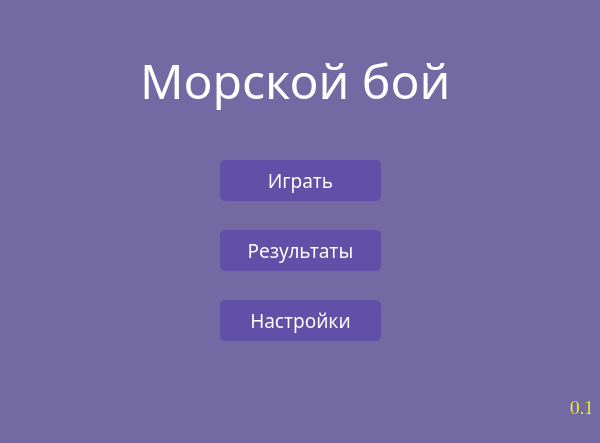
<?xml version="1.0" encoding="UTF-8"?>
<ui version="4.0">
 <class>MainWindow</class>
 <widget class="QMainWindow" name="MainWindow">
  <property name="geometry">
   <rect>
    <x>0</x>
    <y>0</y>
    <width>600</width>
    <height>443</height>
   </rect>
  </property>
  <property name="windowTitle">
   <string>MainWindow</string>
  </property>
  <property name="styleSheet">
   <string notr="true">border-radius: 5px;
color: rgb(255, 255, 255);
background-color: rgb(115, 105, 163);</string>
  </property>
  <widget class="QWidget" name="centralwidget">
   <widget class="QLabel" name="label">
    <property name="geometry">
     <rect>
      <x>140</x>
      <y>50</y>
      <width>311</width>
      <height>61</height>
     </rect>
    </property>
    <property name="font">
     <font>
      <family>Yu Gothic UI Semibold</family>
      <pointsize>36</pointsize>
     </font>
    </property>
    <property name="styleSheet">
     <string notr="true">color: rgb(255, 255, 255);</string>
    </property>
    <property name="text">
     <string>Морской бой</string>
    </property>
   </widget>
   <widget class="QPushButton" name="start">
    <property name="geometry">
     <rect>
      <x>220</x>
      <y>160</y>
      <width>161</width>
      <height>41</height>
     </rect>
    </property>
    <property name="font">
     <font>
      <family>Segoe UI Black</family>
      <pointsize>14</pointsize>
     </font>
    </property>
    <property name="styleSheet">
     <string notr="true">color: rgb(255, 255, 255);
background-color: rgb(96, 80, 168);</string>
    </property>
    <property name="text">
     <string>Играть</string>
    </property>
   </widget>
   <widget class="QLabel" name="label_2">
    <property name="geometry">
     <rect>
      <x>570</x>
      <y>400</y>
      <width>21</width>
      <height>16</height>
     </rect>
    </property>
    <property name="font">
     <font>
      <family>Segoe UI Emoji</family>
      <pointsize>14</pointsize>
      <weight>50</weight>
      <bold>false</bold>
     </font>
    </property>
    <property name="styleSheet">
     <string notr="true">color: rgb(255, 255, 0);</string>
    </property>
    <property name="text">
     <string>0.1</string>
    </property>
   </widget>
   <widget class="QPushButton" name="result">
    <property name="geometry">
     <rect>
      <x>220</x>
      <y>230</y>
      <width>161</width>
      <height>41</height>
     </rect>
    </property>
    <property name="font">
     <font>
      <family>Segoe UI Black</family>
      <pointsize>14</pointsize>
     </font>
    </property>
    <property name="styleSheet">
     <string notr="true">color: rgb(255, 255, 255);
background-color: rgb(96, 80, 168);</string>
    </property>
    <property name="text">
     <string>Результаты</string>
    </property>
   </widget>
   <widget class="QPushButton" name="settings">
    <property name="geometry">
     <rect>
      <x>220</x>
      <y>300</y>
      <width>161</width>
      <height>41</height>
     </rect>
    </property>
    <property name="font">
     <font>
      <family>Segoe UI Black</family>
      <pointsize>14</pointsize>
     </font>
    </property>
    <property name="styleSheet">
     <string notr="true">color: rgb(255, 255, 255);
background-color: rgb(96, 80, 168);</string>
    </property>
    <property name="text">
     <string>Настройки</string>
    </property>
   </widget>
  </widget>
  <widget class="QStatusBar" name="statusbar"/>
 </widget>
 <resources/>
 <connections/>
</ui>
